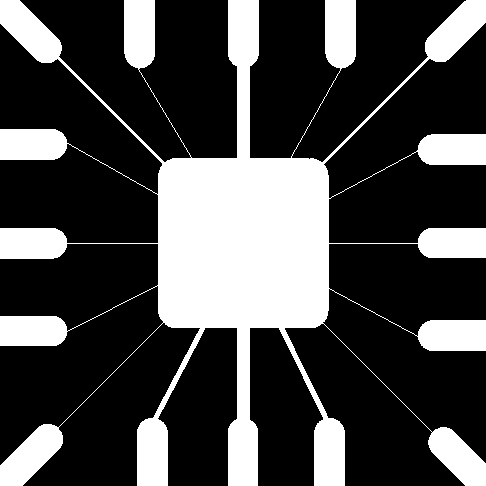
%> input picture Matlab/Erosion/E1.tif, 486 x 486 px
$ octave Erosion.m   (GNU Octave 9; MATLAB toolbox functions it lacks are replaced by stand-ins)
%> lines starting %> are read from the running program, lines starting %| are printed output that depends on the picture; in (x1, y1, x2, y2) boxes, pixels count from 0 and x2, y2 are one past the last pixel; in counts of white or black regions, pixels touching at a corner belong together; the program's own positions count from 1
### Matlab/Erosion/ZeroPad.m
function [zeroPaddedImage, newRows, newCols] = ZeroPad(paddingSize, inputImage, numRows, numCols)

    % Initialize a matrix with zeros and the required padding
    zeroPaddedImage = zeros(numRows + 2 * paddingSize, numCols + 2 * paddingSize);

    % Insert the input image into the center of the zero-padded matrix
    zeroPaddedImage(paddingSize + 1 : numRows + paddingSize, paddingSize + 1 : numCols + paddingSize) = inputImage;

    % Get the size of the new zero-padded image
    [newRows, newCols] = size(zeroPaddedImage);

end

### Matlab/Erosion/Erosion.m
close all
clear all
clc;

%******* Erosion *******%

%% Inputs

% Read and convert the input image
inputImage = imread('E1.tif');
%> inputImage: size 486x486 logical; 28.1% white; 1 white region, box (x1, y1, x2, y2) and area: (0, 0, 486, 486) 66259
[numRows, numCols] = size(inputImage);
%> numRows = 486; numCols = 486

%% Structure Element - Square

% Get the size of the square structuring element from the user
method = 'Square';
prompt = {'Size of Square'};
dlgTitle = 'Enter Info';
numLines = 1;
default = {'45'};
answer = inputdlg(prompt, dlgTitle, numLines, default);
%> the answer given: 45
structElemSize = str2double(answer{1});
paddingSize = floor(structElemSize / 2);

% Zero pad the input image
[zeroPaddedImage, newNumRows, newNumCols] = ZeroPad(paddingSize, inputImage, numRows, numCols);
%> in ZeroPad, `zeroPaddedImage(paddingSize + 1 : numRows + paddingSize, paddingSize +..`:
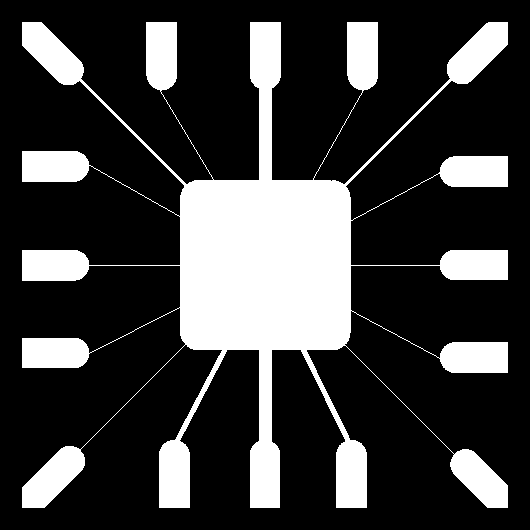
%> zeroPaddedImage: size 530x530 double; values 0 (black) and 1 (white), 23.6% white; 1 white region, box (x1, y1, x2, y2) and area: (22, 22, 508, 508) 66259
%> newNumRows = 530; newNumCols = 530
mainParam = ['Size of Square = ', num2str(structElemSize)];

%% Dilation

% Create a square structuring element
structElem = ones(structElemSize, structElemSize);
outputImage = zeros(numRows, numCols); % Initialize the output image

% Perform erosion
for i = paddingSize + 1 : newNumRows - paddingSize
    for j = paddingSize + 1 : newNumCols - paddingSize
        localRegion = zeroPaddedImage(i - paddingSize : i + paddingSize, j - paddingSize : j + paddingSize);
        localRegion = localRegion .* structElem;
        sumLocal = sum(localRegion(:));

        if sumLocal == structElemSize * structElemSize
            outputImage(i - paddingSize, j - paddingSize) = 1;
        else
            outputImage(i - paddingSize, j - paddingSize) = 0;
        end
    end
end
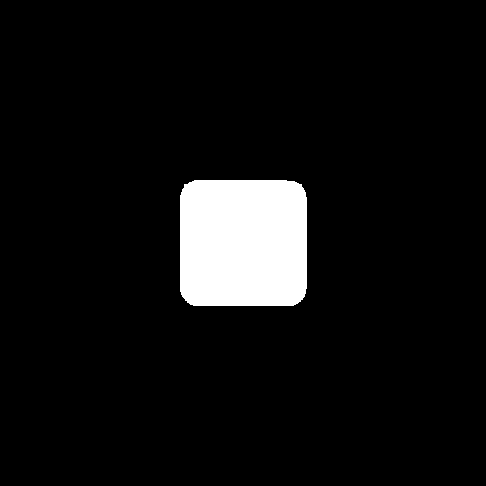
%> outputImage: size 486x486 double; values 0 (black) and 1 (white), 6.6% white; 1 white region, box (x1, y1, x2, y2) and area: (180, 180, 307, 306) 15702

% Matlab built-in erosion command for comparison
matlabStructElem = strel('square', structElemSize);
outputMatlab = imerode(inputImage, matlabStructElem);

%% Plotting

figure,
subplot(131), imshow(inputImage); title('Main Image');
subplot(132), imshow(outputImage); title({['Eroded Image Using ', method, ' Structure Element'], mainParam});
subplot(133), imshow(outputMatlab); title('Eroded Image Using Matlab Command and Same Structure Element');
